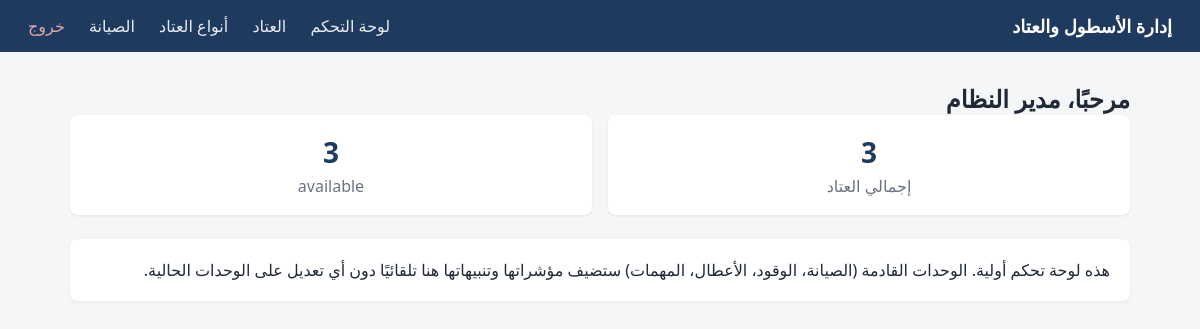
The app's page /dashboard (signed in) with its own data.
### app/modules/users/models.py (models this page shows)
class User(Base, TimestampMixin):
    __tablename__ = "users"
    id = Column(Integer, primary_key=True, index=True)
    username = Column(String(50), unique=True, index=True, nullable=False)
    full_name = Column(String(150), nullable=False)
    hashed_password = Column(String(255), nullable=False)
    role = Column(String(30), nullable=False, default="viewer")
    is_active = Column(Boolean, default=True, nullable=False)

### app/modules/equipment/models.py (models this page shows)
class Equipment(Base, AuditMixin):
    __tablename__ = "equipment"
    id = Column(Integer, primary_key=True, index=True)
    asset_code = Column(String(50), unique=True, index=True, nullable=False)
    acquisition_document = Column(String(100), nullable=True)
    registration_number = Column(String(30), unique=True, index=True, nullable=True)
    vin = Column(String(50), unique=True, nullable=True)
    equipment_type_id = Column(Integer, ForeignKey("equipment_types.id"), nullable=False)
    equipment_model_id = Column(Integer, ForeignKey("equipment_models.id"), nullable=True)
    equipment_type = relationship("EquipmentType")
    equipment_model = relationship("EquipmentModel")
    acquisition_date = Column(Date, nullable=True)
    technical_condition = Column(String(20), nullable=False, default="ready")
    operational_status = Column(String(30), nullable=False, default="available")
    current_odometer = Column(Numeric(10, 1), nullable=True, default=0)
    current_hours = Column(Numeric(10, 1), nullable=True, default=0)
    notes = Column(String(500), nullable=True)

### app/modules/dashboard/router.py (the view)
@router.get("/dashboard", response_class=HTMLResponse)
def dashboard_page(
    request: Request,
    db: Session = Depends(get_db),
    current_user: User = Depends(get_current_user),
):
    status_counts = equipment_services.count_by_operational_status(db)
    total_equipment = sum(status_counts.values())
    broken_count = equipment_services.count_broken(db)
    return templates.TemplateResponse(
        "dashboard.html",
        {
            "request": request,
            "user": current_user,
            "total_equipment": total_equipment,
            "status_counts": status_counts,
            "broken_count": broken_count,
        },
    )

### app/modules/dashboard/templates/dashboard.html (shortened to what this page needs)
{% extends "base.html" %}
{% block content %}
<h2>مرحبًا، {{ user.full_name }}</h2>
<div class="cards-grid">
    <div class="stat-card">
        <div class="stat-number">{{ total_equipment }}</div>
        <div class="stat-label">إجمالي العتاد</div>
    </div>
    {% for status, count in status_counts.items() %}
    <div class="stat-card">
        <div class="stat-number">{{ count }}</div>
        <div class="stat-label">{{ status }}</div>
    </div>
    {% endfor %}
</div>
<div class="card">
    <p>هذه لوحة تحكم أولية. الوحدات القادمة (الصيانة، الوقود، الأعطال، المهمات)
    ستضيف مؤشراتها وتنبيهاتها هنا تلقائيًا دون أي تعديل على الوحدات الحالية.</p>
</div>
{% endblock %}

### static/css/style.css (style rules this page uses)
* { box-sizing: border-box; margin: 0; padding: 0; }
body { font-family: "Segoe UI", Tahoma, sans-serif; background: #f4f6f8; color: #1f2937; }
.card { background: #fff; border-radius: 8px; padding: 20px; margin-bottom: 24px; box-shadow: 0 1px 3px rgba(0,0,0,0.08); }
.cards-grid { display: grid; grid-template-columns: repeat(auto-fit, minmax(140px, 1fr)); gap: 16px; margin-bottom: 24px; }
.stat-card { background: #fff; border-radius: 8px; padding: 18px; text-align: center; box-shadow: 0 1px 3px rgba(0,0,0,0.08); }
.stat-number { font-size: 28px; font-weight: 700; color: #1e3a5f; }
.stat-label { color: #6b7280; margin-top: 4px; }

### records on screen
User: full_name "مدير النظام"
Equipment: count "3", operational_status "available"

### other values on screen
{{ total_equipment }} "3"
